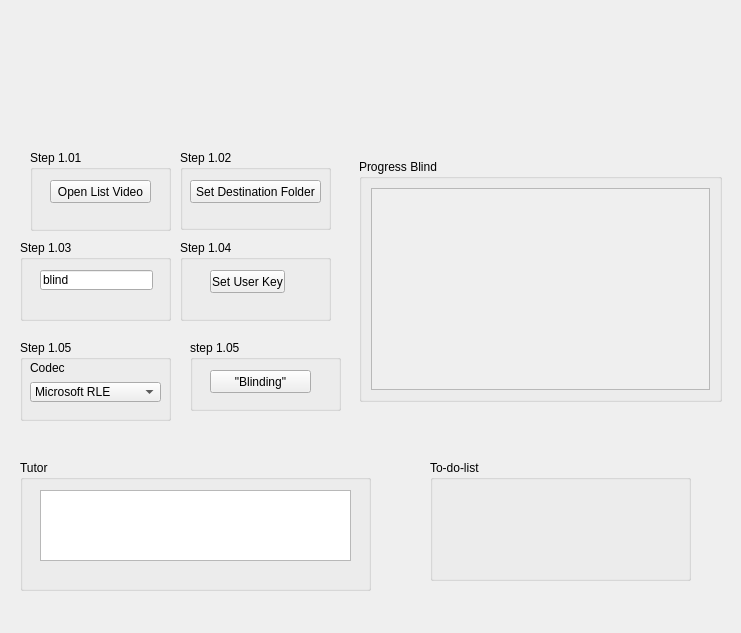
<?xml version="1.0" encoding="UTF-8"?>
<ui version="4.0">
 <class>telaCego</class>
 <widget class="QWidget" name="telaCego">
  <property name="geometry">
   <rect>
    <x>0</x>
    <y>0</y>
    <width>741</width>
    <height>633</height>
   </rect>
  </property>
  <property name="windowTitle">
   <string>Form</string>
  </property>
  <widget class="QGroupBox" name="groupBox">
   <property name="geometry">
    <rect>
     <x>30</x>
     <y>150</y>
     <width>141</width>
     <height>81</height>
    </rect>
   </property>
   <property name="title">
    <string>Step 1.01</string>
   </property>
   <widget class="QPushButton" name="pbAddListaVideo">
    <property name="geometry">
     <rect>
      <x>20</x>
      <y>30</y>
      <width>101</width>
      <height>23</height>
     </rect>
    </property>
    <property name="text">
     <string>Open List Video</string>
    </property>
   </widget>
  </widget>
  <widget class="QGroupBox" name="groupBox_2">
   <property name="geometry">
    <rect>
     <x>180</x>
     <y>150</y>
     <width>151</width>
     <height>80</height>
    </rect>
   </property>
   <property name="title">
    <string>Step 1.02</string>
   </property>
   <widget class="QPushButton" name="pbAbrirPasta">
    <property name="geometry">
     <rect>
      <x>10</x>
      <y>30</y>
      <width>131</width>
      <height>23</height>
     </rect>
    </property>
    <property name="text">
     <string>Set Destination Folder</string>
    </property>
   </widget>
  </widget>
  <widget class="QGroupBox" name="groupBox_3">
   <property name="geometry">
    <rect>
     <x>20</x>
     <y>460</y>
     <width>351</width>
     <height>131</height>
    </rect>
   </property>
   <property name="title">
    <string>Tutor</string>
   </property>
   <widget class="QTextEdit" name="textEdit_3">
    <property name="geometry">
     <rect>
      <x>20</x>
      <y>30</y>
      <width>311</width>
      <height>71</height>
     </rect>
    </property>
   </widget>
  </widget>
  <widget class="QGroupBox" name="groupBox_4">
   <property name="geometry">
    <rect>
     <x>430</x>
     <y>460</y>
     <width>261</width>
     <height>121</height>
    </rect>
   </property>
   <property name="title">
    <string>To-do-list</string>
   </property>
  </widget>
  <widget class="QStackedWidget" name="staWidPrin">
   <property name="geometry">
    <rect>
     <x>350</x>
     <y>150</y>
     <width>381</width>
     <height>261</height>
    </rect>
   </property>
   <property name="currentIndex">
    <number>1</number>
   </property>
   <widget class="QWidget" name="page_4">
    <layout class="QVBoxLayout" name="verticalLayout">
     <item>
      <widget class="QGroupBox" name="groupBox_8">
       <property name="title">
        <string>Video List</string>
       </property>
       <layout class="QVBoxLayout" name="verticalLayout_4">
        <item>
         <widget class="QScrollArea" name="scrollArea">
          <property name="widgetResizable">
           <bool>true</bool>
          </property>
          <widget class="QWidget" name="scrollAreaWidgetContents_2">
           <property name="geometry">
            <rect>
             <x>0</x>
             <y>0</y>
             <width>79</width>
             <height>79</height>
            </rect>
           </property>
           <layout class="QVBoxLayout" name="verticalLayout_5">
            <item>
             <widget class="QTableWidget" name="tabWidVideoList">
              <property name="rowCount">
               <number>0</number>
              </property>
              <property name="columnCount">
               <number>0</number>
              </property>
              <attribute name="horizontalHeaderStretchLastSection">
               <bool>true</bool>
              </attribute>
              <attribute name="verticalHeaderStretchLastSection">
               <bool>false</bool>
              </attribute>
             </widget>
            </item>
           </layout>
          </widget>
         </widget>
        </item>
       </layout>
      </widget>
     </item>
    </layout>
   </widget>
   <widget class="QWidget" name="page_5">
    <layout class="QVBoxLayout" name="verticalLayout_3">
     <item>
      <widget class="QGroupBox" name="groupBox_9">
       <property name="title">
        <string>Progress Blind</string>
       </property>
       <layout class="QVBoxLayout" name="verticalLayout_2">
        <item>
         <widget class="QScrollArea" name="saProgress">
          <property name="widgetResizable">
           <bool>true</bool>
          </property>
          <widget class="QWidget" name="scrollAreaWidgetContents">
           <property name="geometry">
            <rect>
             <x>0</x>
             <y>0</y>
             <width>337</width>
             <height>204</height>
            </rect>
           </property>
          </widget>
         </widget>
        </item>
       </layout>
      </widget>
     </item>
    </layout>
   </widget>
  </widget>
  <widget class="QGroupBox" name="groupBox_5">
   <property name="geometry">
    <rect>
     <x>20</x>
     <y>240</y>
     <width>151</width>
     <height>81</height>
    </rect>
   </property>
   <property name="title">
    <string>Step 1.03</string>
   </property>
   <widget class="QLineEdit" name="leNomePadr">
    <property name="geometry">
     <rect>
      <x>20</x>
      <y>30</y>
      <width>113</width>
      <height>20</height>
     </rect>
    </property>
    <property name="text">
     <string>blind</string>
    </property>
   </widget>
  </widget>
  <widget class="QGroupBox" name="groupBox_6">
   <property name="geometry">
    <rect>
     <x>190</x>
     <y>340</y>
     <width>151</width>
     <height>71</height>
    </rect>
   </property>
   <property name="title">
    <string>step 1.05</string>
   </property>
   <widget class="QPushButton" name="pbBliding">
    <property name="geometry">
     <rect>
      <x>20</x>
      <y>30</y>
      <width>101</width>
      <height>23</height>
     </rect>
    </property>
    <property name="text">
     <string>&quot;Blinding&quot;</string>
    </property>
   </widget>
  </widget>
  <widget class="QGroupBox" name="groupBox_7">
   <property name="geometry">
    <rect>
     <x>180</x>
     <y>240</y>
     <width>151</width>
     <height>81</height>
    </rect>
   </property>
   <property name="title">
    <string>Step 1.04</string>
   </property>
   <widget class="QPushButton" name="pbSetUserKey">
    <property name="geometry">
     <rect>
      <x>30</x>
      <y>30</y>
      <width>75</width>
      <height>23</height>
     </rect>
    </property>
    <property name="text">
     <string>Set User Key</string>
    </property>
   </widget>
  </widget>
  <widget class="QGroupBox" name="groupBox_10">
   <property name="geometry">
    <rect>
     <x>20</x>
     <y>340</y>
     <width>151</width>
     <height>81</height>
    </rect>
   </property>
   <property name="title">
    <string>Step 1.05</string>
   </property>
   <widget class="QLabel" name="label_26">
    <property name="geometry">
     <rect>
      <x>10</x>
      <y>20</y>
      <width>51</width>
      <height>16</height>
     </rect>
    </property>
    <property name="text">
     <string>Codec</string>
    </property>
   </widget>
   <widget class="QComboBox" name="comboBoX">
    <property name="geometry">
     <rect>
      <x>10</x>
      <y>42</y>
      <width>131</width>
      <height>20</height>
     </rect>
    </property>
    <item>
     <property name="text">
      <string>Microsoft RLE</string>
     </property>
    </item>
    <item>
     <property name="text">
      <string>Microsoft Video1</string>
     </property>
    </item>
    <item>
     <property name="text">
      <string>Intel IYUV codec</string>
     </property>
    </item>
    <item>
     <property name="text">
      <string>Cinepack Codec by radius</string>
     </property>
    </item>
    <item>
     <property name="text">
      <string>Lagarith Lossles Codec</string>
     </property>
    </item>
    <item>
     <property name="text">
      <string>H264</string>
     </property>
    </item>
    <item>
     <property name="text">
      <string>XVid</string>
     </property>
    </item>
    <item>
     <property name="text">
      <string>ffdshow Video Codec</string>
     </property>
    </item>
    <item>
     <property name="text">
      <string>H264</string>
     </property>
    </item>
   </widget>
  </widget>
 </widget>
 <resources/>
 <connections/>
</ui>
